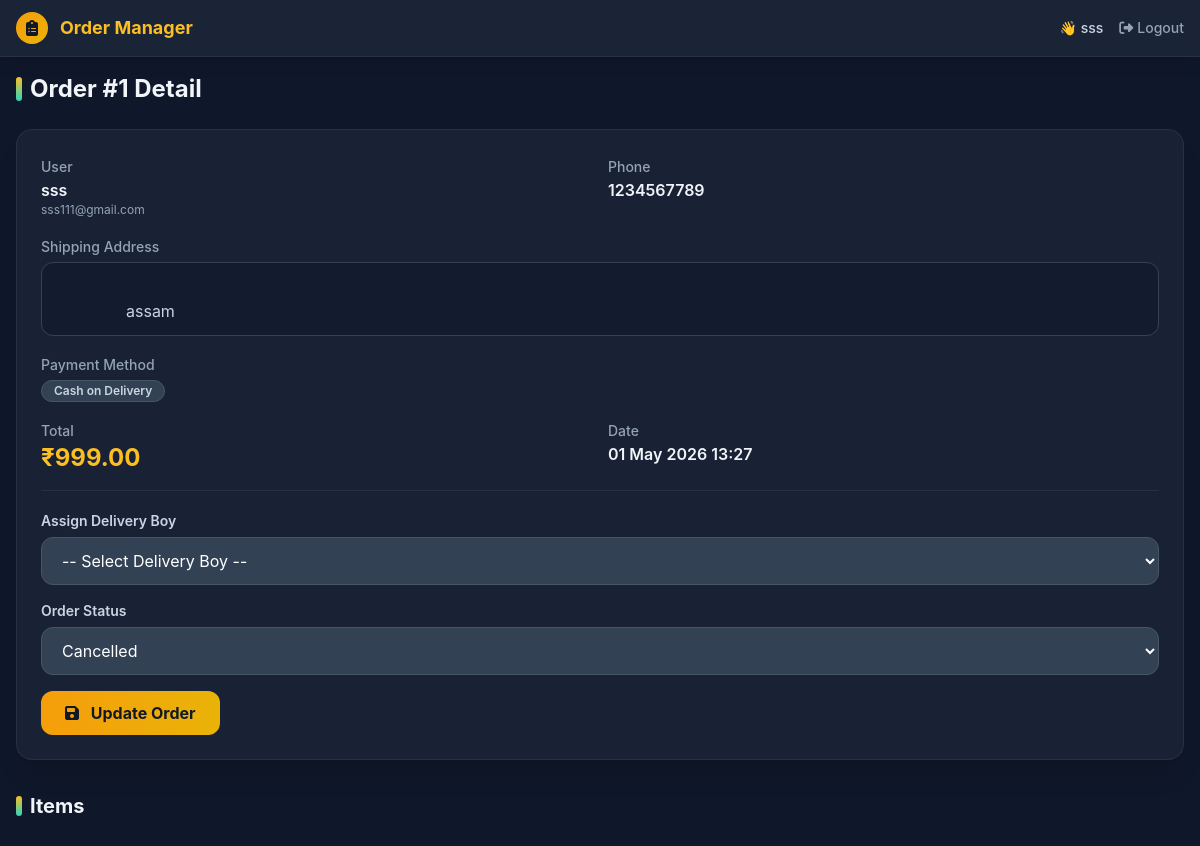
The page /ordermaneger/order_detail.php?id=1 (signed in) on the database its author committed.
### tables this page shows
CREATE TABLE `orders` (
  `id` int(11) NOT NULL,
  `user_id` int(11) NOT NULL,
  `total_amount` decimal(10,2) NOT NULL,
  `payment_method` enum('COD','QR') DEFAULT 'COD',
  `screenshot` varchar(255) DEFAULT NULL,
  `address` text DEFAULT NULL,
  `status` enum('Placed','Dispatched','Delivered','Cancelled') DEFAULT 'Placed',
  `delivery_boy_id` int(11) DEFAULT NULL,
  `verification_code` varchar(6) DEFAULT NULL,
  `created_at` timestamp NOT NULL DEFAULT current_timestamp()
);

CREATE TABLE `users` (
  `id` int(11) NOT NULL,
  `name` varchar(100) NOT NULL,
  `phone` varchar(20) DEFAULT NULL,
  `address` text DEFAULT NULL,
  `district` varchar(100) DEFAULT NULL,
  `pin` varchar(10) DEFAULT NULL,
  `email` varchar(100) NOT NULL,
  `password` varchar(255) NOT NULL,
  `firebase_uid` varchar(128) DEFAULT NULL,
  `profile_pic` varchar(255) DEFAULT NULL,
  `created_at` timestamp NOT NULL DEFAULT current_timestamp(),
  `status` tinyint(1) DEFAULT 1
);

### ordermaneger/order_detail.php (the view, shortened to what this page needs)
<?php
$id = intval($_GET['id']);
require_once 'common/header.php';
$order = $conn->query("SELECT o.*, u.name, u.phone, u.email, u.address AS user_address, u.district, u.pin,
                              db.name AS dboy_name
                       FROM orders o
                       JOIN users u ON o.user_id = u.id
                       LEFT JOIN delivery_boys db ON o.delivery_boy_id = db.id
                       WHERE o.id = $id")->fetch_assoc();
$userAddress = $order['user_address'] ?? '';
$district = $order['district'] ?? '';
$pin = $order['pin'] ?? '';
if (!empty($order['address'])) {
    $fullAddress = $order['address'];
} else {
    $parts = array_filter([$userAddress, $district, $pin]);
    $fullAddress = implode(', ', $parts) ?: 'Not provided';
}
?>
<div>
    <h2 class="text-2xl font-bold text-slate-100 mb-6 flex items-center gap-2">
        <span class="w-1.5 h-6 bg-gradient-to-b from-amber-400 to-teal-400 rounded-full"></span>
        Order #<?= $id ?> Detail
    </h2>
    <div class="bg-slate-800/70 backdrop-blur rounded-2xl border border-slate-700/50 shadow-xl p-6 space-y-4">
        <div class="grid grid-cols-1 sm:grid-cols-2 gap-4">
            <div>
                <span class="text-slate-400 text-sm font-medium">User</span>
                <p class="text-slate-100 font-semibold"><?= htmlspecialchars($order['name']) ?></p>
                <p class="text-slate-400 text-xs"><?= htmlspecialchars($order['email']) ?></p>
            </div>
            <div>
                <span class="text-slate-400 text-sm font-medium">Phone</span>
                <p class="text-slate-100 font-semibold"><?= htmlspecialchars($order['phone'] ?? 'N/A') ?></p>
            </div>
        </div>
        <div>
            <span class="text-slate-400 text-sm font-medium">Shipping Address</span>
            <p class="text-slate-300 mt-1 whitespace-pre-wrap bg-slate-900/50 border border-slate-700 rounded-xl p-3">
                <?= nl2br(htmlspecialchars($fullAddress)) ?>
            </p>
        </div>
        <div>
            <span class="text-slate-400 text-sm font-medium">Payment Method</span>
            <p class="text-slate-100 font-semibold flex items-center gap-2 mt-1">
                <span class="<?= ($order['payment_method'] ?? 'COD') == 'QR' ? 'bg-teal-500/20 text-teal-400 border border-teal-500/30' : 'bg-slate-700 text-slate-300 border border-slate-600' ?> px-3 py-0.5 rounded-full text-xs font-semibold">
                    <?= ($order['payment_method'] ?? 'COD') == 'QR' ? 'QR Code Payment' : 'Cash on Delivery' ?>
                </span>
            </p>
        </div>
        <div class="grid grid-cols-2 gap-4">
            <div>
                <span class="text-slate-400 text-sm font-medium">Total</span>
                <p class="text-2xl font-bold text-amber-400">₹<?= number_format($order['total_amount'], 2) ?></p>
            </div>
            <div>
                <span class="text-slate-400 text-sm font-medium">Date</span>
                <p class="text-slate-100 font-semibold"><?= date('d M Y H:i', strtotime($order['created_at'])) ?></p>
            </div>
        </div>
        <div class="mt-6 border-t border-slate-700/50 pt-5 space-y-4">
            <div>
                <label class="block text-sm font-semibold text-slate-300 mb-1.5">Assign Delivery Boy</label>
                <select id="deliveryBoySelect" class="w-full bg-slate-700 border border-slate-600 rounded-xl px-4 py-3 text-white focus:outline-none focus:ring-2 focus:ring-amber-400">
                    <option value="">-- Select Delivery Boy --</option>
                </select>
            </div>
            <div>
                <label class="block text-sm font-semibold text-slate-300 mb-1.5">Order Status</label>
                <select id="statusSelect" class="w-full bg-slate-700 border border-slate-600 rounded-xl px-4 py-3 text-white focus:outline-none focus:ring-2 focus:ring-amber-400">
                    <?php foreach(['Placed','Dispatched','Delivered','Cancelled'] as $s): ?>
                        <option <?= $order['status'] == $s ? 'selected' : '' ?>><?= $s ?></option>
                    <?php endforeach; ?>
                </select>
            </div>
            <button onclick="updateOrder()" class="bg-gradient-to-r from-amber-500 to-yellow-500 text-gray-900 px-6 py-2.5 rounded-xl font-bold hover:shadow-lg hover:shadow-amber-500/20 active:scale-95 transition-all">
                <i class="fas fa-save mr-2"></i> Update Order
            </button>
        </div>
    </div>
    <h3 class="text-xl font-bold text-slate-100 mt-8 mb-3 flex items-center gap-2">
        <span class="w-1.5 h-5 bg-gradient-to-b from-amber-400 to-teal-400 rounded-full"></span>
        Items
    </h3>
</div>
<?php include 'common/bottom.php'; ?>

### ordermaneger/common/header.php (style rules this page uses)
body { font-family: 'Inter', system-ui, -apple-system, sans-serif; user-select: none; -webkit-user-select: none; -webkit-tap-highlight-color: transparent; background: #0f172a; }

### rows shown on the page
orders: user.name "sss", user.email "sss111@gmail.com", user.phone "1234567789", total_amount "999.00", created_at "01 May 2026 13:27", status "Cancelled"

### other values the page prints
$_SESSION['ordermanager_name'] "sss"
$id "1"
$fullAddress "assam"
